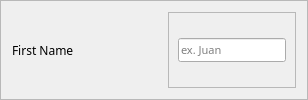
                   <widget class="QFrame" name="frame_32">
                    <property name="frameShape">
                     <enum>QFrame::StyledPanel</enum>
                    </property>
                    <property name="frameShadow">
                     <enum>QFrame::Raised</enum>
                    </property>
                    <layout class="QHBoxLayout" name="horizontalLayout_34">
                     <item>
                      <widget class="QLabel" name="label_18">
                       <property name="minimumSize">
                        <size>
                         <width>150</width>
                         <height>0</height>
                        </size>
                       </property>
                       <property name="font">
                        <font>
                         <family>Moon</family>
                        </font>
                       </property>
                       <property name="text">
                        <string>First Name</string>
                       </property>
                      </widget>
                     </item>
                     <item>
                      <widget class="QFrame" name="frame_33">
                       <property name="frameShape">
                        <enum>QFrame::StyledPanel</enum>
                       </property>
                       <property name="frameShadow">
                        <enum>QFrame::Raised</enum>
                       </property>
                       <layout class="QHBoxLayout" name="horizontalLayout_33">
                        <property name="topMargin">
                         <number>5</number>
                        </property>
                        <property name="bottomMargin">
                         <number>5</number>
                        </property>
                        <item>
                         <widget class="QLineEdit" name="firstNameLine">
                          <property name="font">
                           <font>
                            <family>Raleway</family>
                            <pointsize>8</pointsize>
                            <weight>50</weight>
                            <italic>false</italic>
                            <bold>false</bold>
                            <stylestrategy>PreferDefault</stylestrategy>
                           </font>
                          </property>
                          <property name="autoFillBackground">
                           <bool>false</bool>
                          </property>
                          <property name="placeholderText">
                           <string>ex. Juan</string>
                          </property>
                          <property name="clearButtonEnabled">
                           <bool>true</bool>
                          </property>
                         </widget>
                        </item>
                       </layout>
                      </widget>
                     </item>
                    </layout>
                   </widget>
